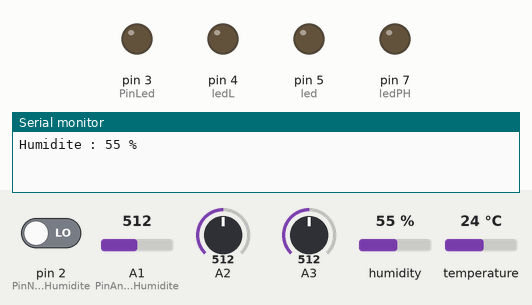
Bench run of a sketch on a simulated Arduino Uno, built with avr-gcc and run on an emulated ATmega328P. Shown: output pins drawn as LEDs (lit = HIGH), the last lines printed to the serial monitor. The inputs (shaded band) are chosen by the test bench; at power-on: pin 2 (PinNumeriqueHumidite) LOW, humidity 55 %, A1 (PinAnalogiqueHumidite) = 512, A2 = 512, A3 = 512, temperature 24 °C.

Above: at 1.3 s.
1.4 s: pin 2 (PinNumeriqueHumidite) driven HIGH
At 6.0 s:
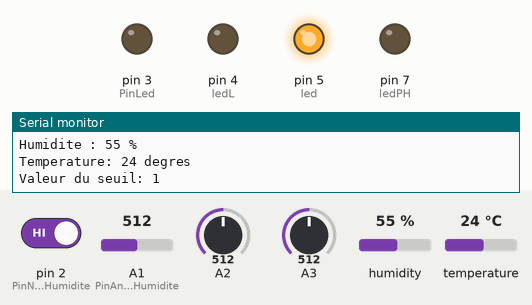
6.6 s: pin 2 (PinNumeriqueHumidite) driven LOW
At 18.2 s:
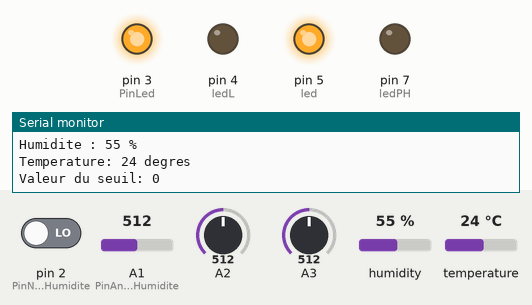
18.6 s: humidity set to 41 %
30.4 s: humidity set to 38 %
At 42.4 s:
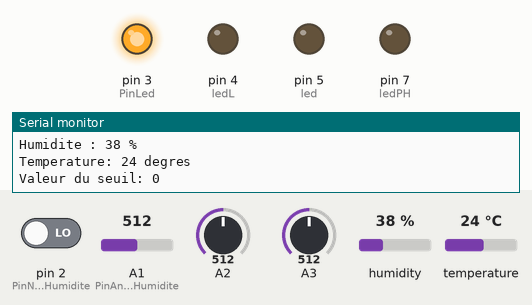
42.7 s: humidity set to 40 %
At 53.6 s:
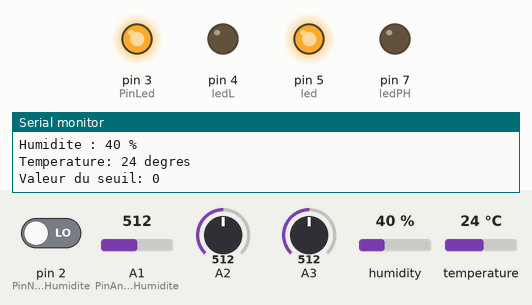
54.8 s: humidity set to 22 %
At 65.8 s:
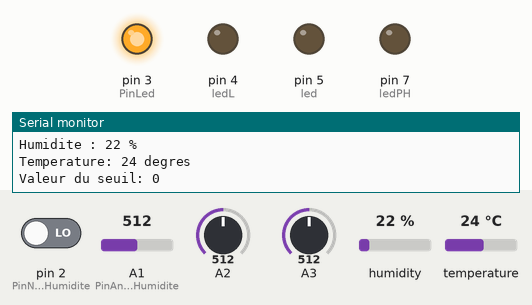
Timing chart, 0 to 67.3 s (numbered marks = the images above; inputs shaded):
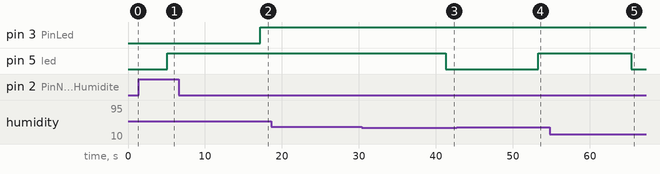

The sketch:

Code.ino
```cpp
///////////////////////////////////////////////////////////
//                   Module Bluetooth                    //
///////////////////////////////////////////////////////////

#include <SoftwareSerial.h> //Software Serial Port

#define RxD 10    //Pin 10 pour RX, PB2 sur carte Arduino, a brancher sur le TX du HC-06
#define TxD 11    //Pin 11 pour TX, PB3 sur carte Arduino, a brancher sur le RX du HC-06
SoftwareSerial BTSerie(RxD,TxD);

///////////////////////////////////////////////////////////
//                        FIN                            //
///////////////////////////////////////////////////////////


///////////////////////////////////////////////////////////
//       Capteur humidité de l'air et température        //
///////////////////////////////////////////////////////////

#include "DHT.h" //On importe la librairie
#define DHTPIN 6 //On Connecte le DHT11 à la pin6
#define DHTTYPE DHT11 //DHTYPE est un type défini dans la librairie, DHT11 est une constante de ce type
DHT dht(DHTPIN, DHTTYPE); //On dit que notre capteur DHT11 est connecté à la pin7

const int led=5;

///////////////////////////////////////////////////////////
//                        FIN                            //
///////////////////////////////////////////////////////////


///////////////////////////////////////////////////////////
//                Capteur humidité du sol                //
///////////////////////////////////////////////////////////

//Humidité sol
int PinAnalogiqueHumidite=A1;                           //Sortie analogique de mesure d'humidité
int PinNumeriqueHumidite=2;                             //Sortie numérique de mesure d'humidité
int PinLed=3;                                           //LED témoin de seuil de sécheresse

int hsol;                                               //Humidité du sol, mesure analogique
int secheresse;                                         //0 ou 1 si seuil atteint

///////////////////////////////////////////////////////////
//                        FIN                            //
///////////////////////////////////////////////////////////


///////////////////////////////////////////////////////////
//                Capteur luminosité                     //
///////////////////////////////////////////////////////////

const int ledL=4;

///////////////////////////////////////////////////////////
//                        FIN                            //
///////////////////////////////////////////////////////////


///////////////////////////////////////////////////////////
//                Capteur pH du sol                      //
///////////////////////////////////////////////////////////

int tensPH;
const int ledPH=7;

///////////////////////////////////////////////////////////
//                        FIN                            //
///////////////////////////////////////////////////////////


void setup() {

  ///////////////////////////////////////////////////////////
  //                   Module Bluetooth                    //
  ///////////////////////////////////////////////////////////

  Serial.begin(9600); //Définition de la vitesse de transfert des données
  //Configuration du bluetooth
  pinMode(RxD, INPUT);
  pinMode(TxD, OUTPUT);
  BTSerie.begin(9600);
  delay(100);

  ///////////////////////////////////////////////////////////
  //                        FIN                            //
  ///////////////////////////////////////////////////////////


  ///////////////////////////////////////////////////////////
  //       Capteur humidité de l'air et température        //
  ///////////////////////////////////////////////////////////

  dht.begin(); //Fonction définie dans la librairie
  pinMode(led,OUTPUT);

  ///////////////////////////////////////////////////////////
  //                        FIN                            //
  ///////////////////////////////////////////////////////////


  ///////////////////////////////////////////////////////////
  //                Capteur humidité du sol                //
  ///////////////////////////////////////////////////////////

  pinMode(PinAnalogiqueHumidite, INPUT);
  pinMode(PinNumeriqueHumidite, INPUT);
  pinMode(PinLed, OUTPUT);

  ///////////////////////////////////////////////////////////
  //                        FIN                            //
  ///////////////////////////////////////////////////////////


  ///////////////////////////////////////////////////////////
  //                Capteur luminosité                     //
  ///////////////////////////////////////////////////////////

  pinMode(ledL,OUTPUT);

  ///////////////////////////////////////////////////////////
  //                        FIN                            //
  ///////////////////////////////////////////////////////////


  ///////////////////////////////////////////////////////////
  //                Capteur pH du sol                      //
  ///////////////////////////////////////////////////////////

  pinMode(ledPH, OUTPUT);

  ///////////////////////////////////////////////////////////
  //                        FIN                            //
  ///////////////////////////////////////////////////////////

}

void loop() {

  ///////////////////////////////////////////////////////////
  //                   Module Bluetooth                    //
  ///////////////////////////////////////////////////////////

  char recvChar;
  //On lit caractere par caractere sur le BTSerie et on affiche sur le Terminal Serie
  if (BTSerie.available()) {
    recvChar = BTSerie.read(); //lecture
    Serial.print(recvChar);  //ecriture
  }
  //On lit caractere par caractere sur le terminal et on affiche sur le BT Serie
  if (Serial.available()) {
    recvChar = Serial.read(); //lecture
    BTSerie.write(recvChar);  //ecriture
  }

  ///////////////////////////////////////////////////////////
  //                        FIN                            //
  ///////////////////////////////////////////////////////////


  ///////////////////////////////////////////////////////////
  //       Capteur humidité de l'air et température        //
  ///////////////////////////////////////////////////////////

  int h = dht.readHumidity(); //On lit l'humidité, (fonction définie dans la librairie)
  int t = dht.readTemperature(); //On lit la température, (fonction définie dans la librairie)

  Serial.print("Humidite : "); //On écrit l'humidité de l'air sur le moniteur
  Serial.print(h);
  Serial.println(" %");
  delay (2500);

  Serial.print("Temperature: "); //On écrit la température sur le moniteur
  Serial.print(t);
  Serial.println(" degres");
  delay (2500);

  if ((t<20)||(h<40)) {
    digitalWrite(led,LOW);} //la led s'allume, il fait froid et sec
  else{
    digitalWrite(led,HIGH);} //La led s'éteint

  ///////////////////////////////////////////////////////////
  //                        FIN                            //
  ///////////////////////////////////////////////////////////


  ///////////////////////////////////////////////////////////
  //                Capteur humidité du sol                //
  ///////////////////////////////////////////////////////////

  hsol = analogRead(PinAnalogiqueHumidite);           //Lit la tension analogique
  secheresse = digitalRead(PinNumeriqueHumidite);     //Lit la tension numérique
  Serial.print("Valeur du seuil: ");
  Serial.println(secheresse);                         //0 ou 1 si le seuil est dépassé
  if (secheresse==1)                                  //On a une tension comprise entre 542 et 1023 : terre sèche
    {
      digitalWrite(PinLed, LOW);                      //LED allumée
    }
    else {                                            //On a une tension comprise entre 0 et 541 : terre humide
    digitalWrite(PinLed, HIGH);                       //LED éteinte
     }
  delay(5000);                                         //delai entre 2 mesures

  ///////////////////////////////////////////////////////////
  //                        FIN                            //
  ///////////////////////////////////////////////////////////


  ///////////////////////////////////////////////////////////
  //                Capteur luminosité                     //
  ///////////////////////////////////////////////////////////

  int value=analogRead(A2);
  Serial.print("Luminosite: ");
  Serial.println(value);
  delay(1000);
  if (value<150){
    digitalWrite(ledL,HIGH);} //La led est éteinte, la luminosité est bonne
  else{
    digitalWrite(ledL,LOW);} //La led s'allume, il n'y a pas assez de luminosité

  //Quand la pièce est éclairée à la lumière du jour, la LED est éteinte.
  //Quand on cache le capteur pour simuler une trop faible luminosité, la LED s'allume

  ///////////////////////////////////////////////////////////
  //                        FIN                            //
  ///////////////////////////////////////////////////////////


  ///////////////////////////////////////////////////////////
  //                Capteur pH du sol                      //
  ///////////////////////////////////////////////////////////

  tensPH=analogRead(A3);
  Serial.print("Tension Ph: ");
  Serial.println(tensPH);
  Serial.println("");
  delay(500);

  if (tensPH<60){
    digitalWrite(ledPH,HIGH);} //La led est éteinte, le sol est basique
  else{
    digitalWrite(ledPH,LOW);} //La led s'allume, le sol est est acide

  ///////////////////////////////////////////////////////////
  //                        FIN                            //
  ///////////////////////////////////////////////////////////


  ///////////////////////////////////////////////////////////
  //        Transmission des données au smartphone         //
  ///////////////////////////////////////////////////////////


  //Température de l'air
  BTSerie.write("*T");
  BTSerie.print(t);
  BTSerie.write("*");
  delay(100);

  //Humidité de l'air
  BTSerie.write("*H");
  BTSerie.print(h);
  BTSerie.write("*");
  delay(100);


  //Humidité du sol
  BTSerie.write("*B");
  BTSerie.print(secheresse);
  BTSerie.write("*");
  delay(100);

  //Luminosité
  BTSerie.write('*L');
  BTSerie.print(value);
  BTSerie.write('*');
  delay(100);

  //PH du sol
  BTSerie.write('*P');
  BTSerie.print(tensPH);
  BTSerie.write('*');
  delay(100);

}
```

Measured:
- the behaviour switches between 40 and 39 % on humidity (found by bisection; images 2 and 3)
- after the input at 1.4 s, pin 3 (PinLed): stays LOW (without the input it goes to HIGH after 3.7 s)
- after the input at 6.6 s, pin 3 (PinLed): LOW → HIGH after 10.6 s
- after the input at 30.4 s, pin 5 (led): HIGH → LOW after 10.9 s
- after the input at 42.7 s, pin 5 (led): LOW → HIGH after 10.6 s
- after the input at 54.8 s, pin 5 (led): HIGH → LOW after 10.6 s
